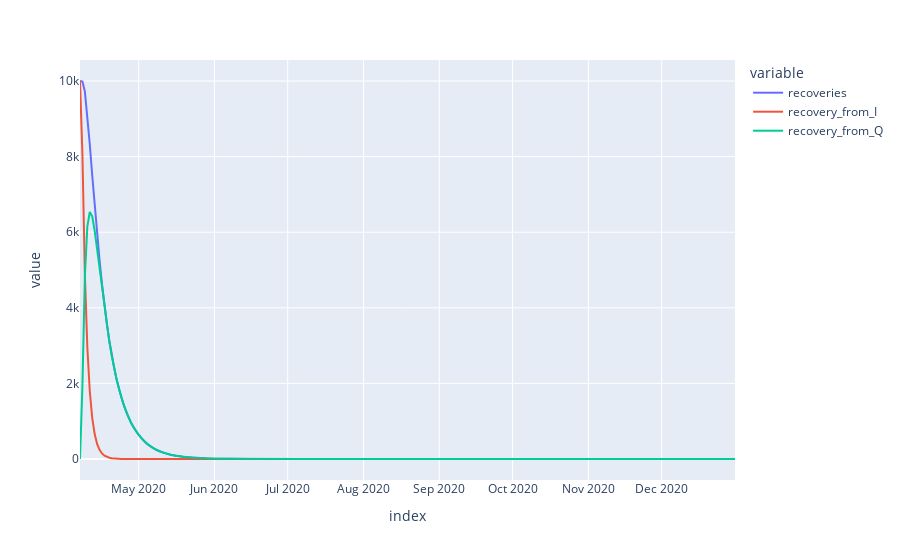

Source (notebook cell):
### Code cell
m.get_derived_outputs_df().plot()

### Figure 1 — Plotly figure (JSON) as saved in the notebook; plotly's stock layout.template omitted (floating-point values rounded to 4 significant figures; data arrays with more than 128 entries replaced by an {"elided": "..."} marker saying what was removed)
{"data": [{"hovertemplate": "variable=recoveries<br>index=%{x}<br>value=%{y}<extra></extra>", "legendgroup": "recoveries", "line": {"color": "#636efa", "dash": "solid"}, "marker": {"symbol": "circle"}, "mode": "lines", "name": "recoveries", "orientation": "v", "showlegend": true, "type": "scatter", "x": {"elided": "269 str values"}, "xaxis": "x", "y": {"elided": "269 float values"}, "yaxis": "y"}, {"hovertemplate": "variable=recovery_from_I<br>index=%{x}<br>value=%{y}<extra></extra>", "legendgroup": "recovery_from_I", "line": {"color": "#EF553B", "dash": "solid"}, "marker": {"symbol": "circle"}, "mode": "lines", "name": "recovery_from_I", "orientation": "v", "showlegend": true, "type": "scatter", "x": {"elided": "269 str values"}, "xaxis": "x", "y": {"elided": "269 float values"}, "yaxis": "y"}, {"hovertemplate": "variable=recovery_from_Q<br>index=%{x}<br>value=%{y}<extra></extra>", "legendgroup": "recovery_from_Q", "line": {"color": "#00cc96", "dash": "solid"}, "marker": {"symbol": "circle"}, "mode": "lines", "name": "recovery_from_Q", "orientation": "v", "showlegend": true, "type": "scatter", "x": {"elided": "269 str values"}, "xaxis": "x", "y": {"elided": "269 float values"}, "yaxis": "y"}], "layout": {"legend": {"title": {"text": "variable"}, "tracegroupgap": 0}, "margin": {"t": 60}, "xaxis": {"anchor": "y", "domain": [0, 1], "title": {"text": "index"}}, "yaxis": {"anchor": "x", "domain": [0, 1], "title": {"text": "value"}}}}
